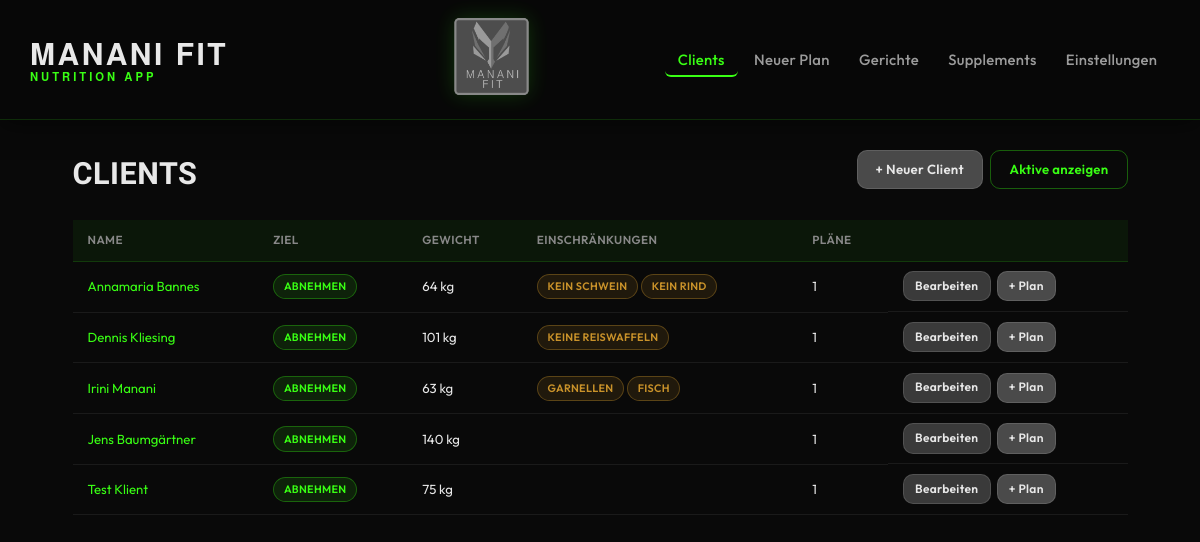
/clients?archived=1, run on the app's committed database.
### models.py (models this page shows, shortened)
class Client(db.Model):
    __tablename__ = "clients"
    __allow_unmapped__ = True
    id: int = db.Column(db.Integer, primary_key=True)
    name: str = db.Column(db.String(120), nullable=False)
    email: str | None = db.Column(db.String(200))
    phone: str | None = db.Column(db.String(50))
    birthdate: date | None = db.Column(db.Date)
    gender: str | None = db.Column(db.String(20))
    weight_kg: float | None = db.Column(db.Float)
    height_cm: float | None = db.Column(db.Float)
    goal: str = db.Column(db.String(30), nullable=False, default="Halten")
    restrictions_text: str | None = db.Column(db.Text)
    restriction_tags: str = db.Column(db.Text, default="[]")
    created_at: datetime = db.Column(db.DateTime, default=datetime.utcnow)
    updated_at: datetime = db.Column(
        db.DateTime, default=datetime.utcnow, onupdate=datetime.utcnow
    )
    is_archived: bool = db.Column(db.Boolean, default=False)
    macro_overrides: str | None = db.Column(db.Text, nullable=True)
    plans = db.relationship("MealPlan", back_populates="client", lazy="dynamic")
    def get_restriction_tags(self) -> list[str]:
        return json.loads(self.restriction_tags or "[]")

### app.py (the view)
    @app.route("/clients")
    def clients_list():
        show_archived = request.args.get("archived") == "1"
        query = Client.query
        if not show_archived:
            query = query.filter_by(is_archived=False)
        clients = query.order_by(Client.name).all()
        return render_template(
            "clients/list.html", clients=clients, show_archived=show_archived
        )

### templates/clients/list.html (shortened to what this page needs)
{% extends "base.html" %}
{% block content %}
<div class="page-header">
  <h1>Clients</h1>
  <div class="header-actions">
    <a href="{{ url_for('clients_new') }}" class="btn btn--primary">+ Neuer Client</a>
    {% if show_archived %}
      <a href="{{ url_for('clients_list') }}" class="btn btn--ghost">Aktive anzeigen</a>
    {% else %}
      <a href="{{ url_for('clients_list', archived=1) }}" class="btn btn--ghost">Archivierte anzeigen</a>
    {% endif %}
  </div>
</div>
{% if clients %}
  <div class="table-wrap">
    <table class="data-table">
      <thead>
        <tr>
          <th>Name</th>
          <th>Ziel</th>
          <th>Gewicht</th>
          <th>Einschränkungen</th>
          <th>Pläne</th>
          <th></th>
        </tr>
      </thead>
      <tbody>
        {% for c in clients %}
        <tr>
          <td><a href="{{ url_for('clients_detail', client_id=c.id) }}">{{ c.name }}</a></td>
          <td><span class="tag">{{ c.goal }}</span></td>
          <td>{% if c.weight_kg %}{{ c.weight_kg|int }} kg{% else %}—{% endif %}</td>
          <td>
            {% for tag in c.get_restriction_tags() %}
              <span class="tag tag--restriction">{{ tag }}</span>
            {% endfor %}
          </td>
          <td>{{ c.plans.count() }}</td>
          <td class="actions">
            <a href="{{ url_for('clients_edit', client_id=c.id) }}" class="btn btn--sm">Bearbeiten</a>
            <a href="{{ url_for('plans_new', client_id=c.id) }}" class="btn btn--sm btn--primary">+ Plan</a>
          </td>
        </tr>
        {% endfor %}
      </tbody>
    </table>
  </div>
{% else %}
  <p class="empty-hint">Keine Clients gefunden.</p>
{% endif %}
{% endblock %}

### static/css/app.css (style rules this page uses)
:root { --primary: #39ff14; --primary-light: #7fff50; --primary-dim: rgba(57,255,20,.12); --bg: #0d0d0d; --surface: rgba(20,20,20,.88); --surface-light: rgba(36,36,36,.92); --border: rgba(255,255,255,.07); --border-hover: rgba(255,255,255,.14); --text: #e8e8e8; --text-muted: #888; --danger: #e05252; --warning: #c9922a; --success: #2ed573; --radius: 10px; --shadow: 0 8px 40px rgba(0,0,0,.65); --shadow-sm: 0 3px 14px rgba(0,0,0,.4); --nav-h: 120px; }
*, *::before, *::after { box-sizing: border-box; margin: 0; padding: 0; }
html { font-size: 15px; }
body { font-family: 'Outfit', system-ui, sans-serif; background-color: var(--bg); background-image: url('/static/uploads/trainings_plan_logos.png'); background-size: cover; background-position: center; background-attachment: fixed; color: var(--text); line-height: 1.55; min-height: 100vh; position: relative; }
body::before { content: ''; position: fixed; inset: 0; background: rgba(0,0,0,.27); z-index: 0; pointer-events: none; }
a { color: var(--primary); text-decoration: none; }
.page-header { display: flex; align-items: flex-start; justify-content: space-between; gap: 1rem; margin-bottom: 1.5rem; flex-wrap: wrap; }
.page-header h1 { font-family: 'Barlow Semi Condensed', sans-serif; font-size: 2.04rem; font-weight: 700; letter-spacing: .5px; color: var(--text); text-transform: uppercase; }
.header-actions { display: flex; gap: .5rem; flex-wrap: wrap; align-items: center; }
.btn { display: inline-flex; align-items: center; gap: .35rem; padding: .55rem 1.2rem; border-radius: var(--radius); border: 1px solid rgba(255,255,255,.12); cursor: pointer; font-size: .88rem; font-weight: 600; font-family: 'Outfit', inherit; letter-spacing: .3px; transition: background .2s ease, color .2s ease, border-color .2s ease, box-shadow .2s ease; text-decoration: none !important; white-space: nowrap; background: #3a3a3a; color: var(--text); }
.btn--primary { background: #4a4a4a; color: var(--text); }
.btn--ghost { background: transparent; color: var(--primary); border: 1px solid rgba(57,255,20,.35); }
.btn--sm { padding: .32rem .75rem; font-size: .8rem; }
.table-wrap { overflow-x: auto; }
.data-table { width: 100%; border-collapse: collapse; font-size: .88rem; }
.data-table th { background: rgba(57,255,20,.06); color: var(--text-muted); font-weight: 600; letter-spacing: .4px; text-transform: uppercase; font-size: .78rem; text-align: left; padding: .75rem 1rem; border-bottom: 1px solid rgba(57,255,20,.2); }
.data-table td { padding: .65rem 1rem; border-bottom: 1px solid var(--border); vertical-align: middle; }
.actions { display: flex; gap: .4rem; white-space: nowrap; }
.tag { display: inline-block; padding: .22rem .65rem; border-radius: 20px; font-size: .72rem; font-weight: 600; letter-spacing: .3px; text-transform: uppercase; background: rgba(57,255,20,.1); color: var(--primary); border: 1px solid rgba(57,255,20,.3); }
.tag--restriction { background: rgba(201,146,42,.12); color: var(--warning); border-color: rgba(201,146,42,.35); }

### data on the page
Client: name "Annamaria Bannes", goal "ABNEHMEN", weight_kg "64", get_restriction_tags "KEIN SCHWEIN" "KEIN RIND", plans.count "1"
Client: name "Dennis Kliesing", goal "ABNEHMEN", weight_kg "101", get_restriction_tags "KEINE REISWAFFELN", plans.count "1"
Client: name "Irini Manani", goal "ABNEHMEN", weight_kg "63", get_restriction_tags "GARNELLEN" "FISCH", plans.count "1"
Client: name "Jens Baumgärtner", goal "ABNEHMEN", weight_kg "140", plans.count "1"
Client: name "Test Klient", goal "ABNEHMEN", weight_kg "75", plans.count "1"
